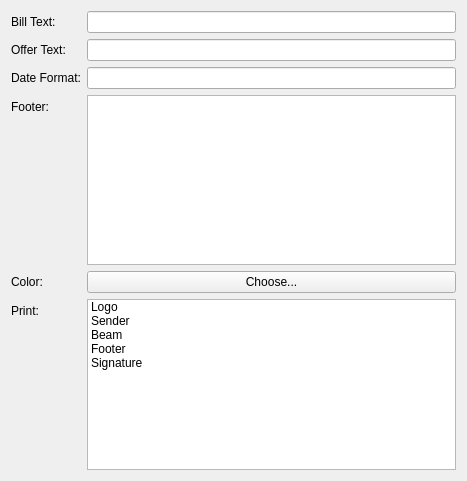
<?xml version="1.0" encoding="UTF-8"?>
<ui version="4.0">
 <class>DocumentsSettingsWidget</class>
 <widget class="QWidget" name="DocumentsSettingsWidget">
  <property name="geometry">
   <rect>
    <x>0</x>
    <y>0</y>
    <width>467</width>
    <height>481</height>
   </rect>
  </property>
  <property name="windowTitle">
   <string>Form</string>
  </property>
  <layout class="QVBoxLayout" name="verticalLayout">
   <item>
    <layout class="QFormLayout" name="formLayout">
     <item row="0" column="0">
      <widget class="QLabel" name="billDefaultTextLabel">
       <property name="text">
        <string>Bill Text:</string>
       </property>
      </widget>
     </item>
     <item row="0" column="1">
      <widget class="QLineEdit" name="leBillText"/>
     </item>
     <item row="1" column="0">
      <widget class="QLabel" name="offerDefaultTextLabel">
       <property name="text">
        <string>Offer Text:</string>
       </property>
      </widget>
     </item>
     <item row="1" column="1">
      <widget class="QLineEdit" name="leOfferText"/>
     </item>
     <item row="2" column="0">
      <widget class="QLabel" name="dateFormatLabel">
       <property name="text">
        <string>Date Format:</string>
       </property>
      </widget>
     </item>
     <item row="2" column="1">
      <widget class="QLineEdit" name="leDateFormat"/>
     </item>
     <item row="3" column="0">
      <widget class="QLabel" name="footerLabel">
       <property name="text">
        <string>Footer:</string>
       </property>
      </widget>
     </item>
     <item row="3" column="1">
      <widget class="QTextEdit" name="textEditFooter"/>
     </item>
     <item row="4" column="0">
      <widget class="QLabel" name="colorLabel">
       <property name="text">
        <string>Color:</string>
       </property>
      </widget>
     </item>
     <item row="4" column="1">
      <widget class="QPushButton" name="btnColor">
       <property name="text">
        <string>Choose...</string>
       </property>
      </widget>
     </item>
     <item row="5" column="0">
      <widget class="QLabel" name="label">
       <property name="text">
        <string>Print:</string>
       </property>
      </widget>
     </item>
     <item row="5" column="1">
      <widget class="QListWidget" name="lwPrint">
       <item>
        <property name="text">
         <string>Logo</string>
        </property>
        <property name="checkState">
         <enum>Unchecked</enum>
        </property>
       </item>
       <item>
        <property name="text">
         <string>Sender</string>
        </property>
        <property name="checkState">
         <enum>Unchecked</enum>
        </property>
       </item>
       <item>
        <property name="text">
         <string>Beam</string>
        </property>
        <property name="checkState">
         <enum>Unchecked</enum>
        </property>
       </item>
       <item>
        <property name="text">
         <string>Footer</string>
        </property>
        <property name="checkState">
         <enum>Unchecked</enum>
        </property>
       </item>
       <item>
        <property name="text">
         <string>Signature</string>
        </property>
        <property name="checkState">
         <enum>Unchecked</enum>
        </property>
       </item>
      </widget>
     </item>
    </layout>
   </item>
  </layout>
 </widget>
 <resources/>
 <connections/>
</ui>
